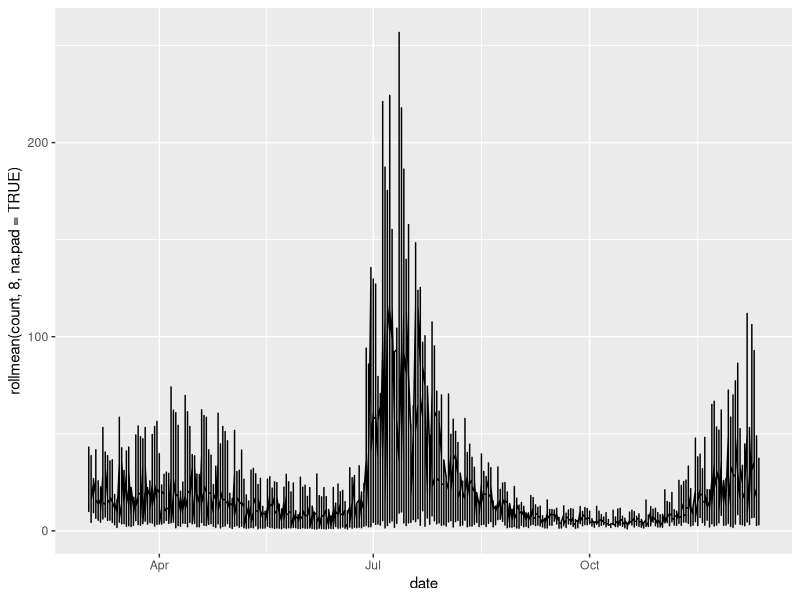
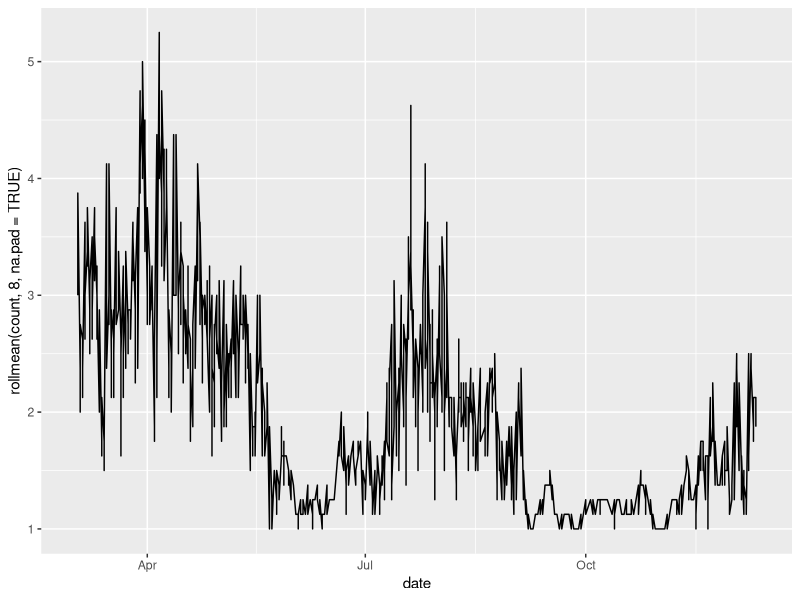
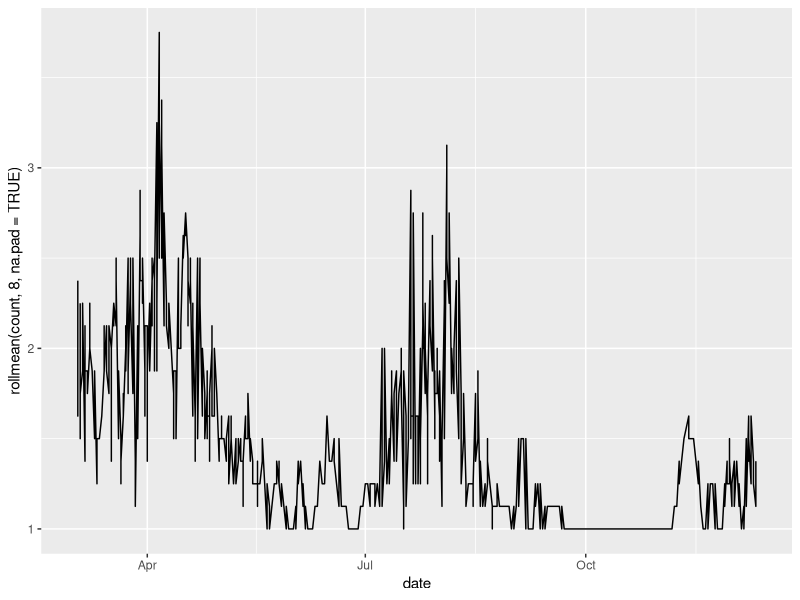
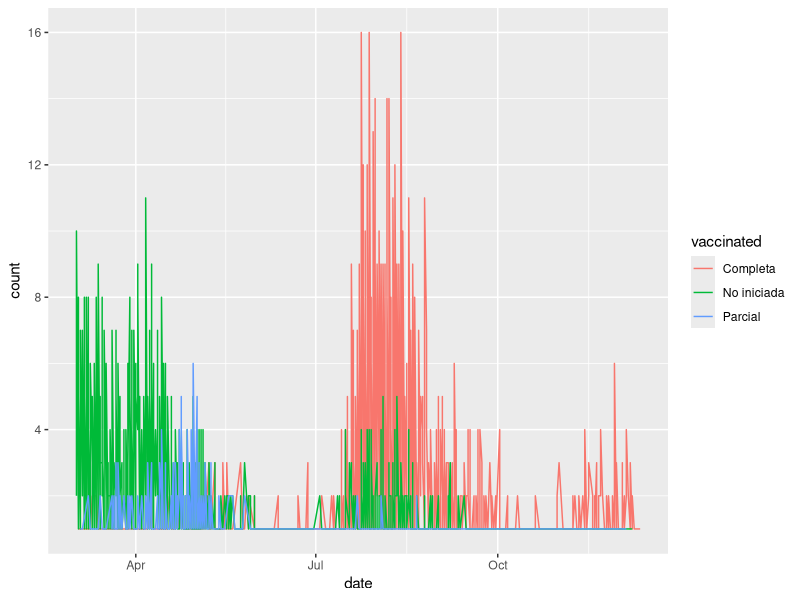
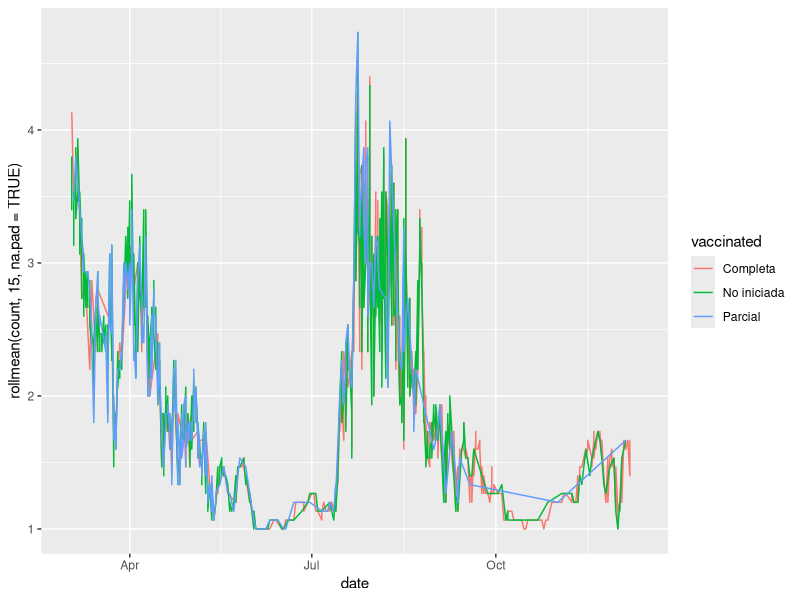

Write the R code that produced these figures, in order. (Note: this script raises an error after producing the figures.)
## ---- chunk 1
knitr::opts_chunk$set(echo = TRUE)
## ---- chunk 2
library("ggplot2")
library("zoo")
## ---- chunk 3
data = read.csv("Impacte_del_COVID.csv", encoding="UTF-8")
df = data
colnames(df) = c("sex", "age", "date", "event", "vaccinated", "count")

df$sex = as.factor(df$sex)               # male, female, NaN
df$age = as.factor(df$age)               # discretizied for some reason
df$event = as.factor(df$event)           # positive, hospitalized, critical (ICU)
df$date = as.Date(df$date,"%d/%m/%Y")    # now in format Year,month,day
df$vaccinated = as.factor(df$vaccinated) # none, partial, full
df$count = as.numeric(df$count)  # this means #count people with these characteristics have been observed on this day
 

# the task asks us to only analyze people older than 30
df = subset(df, age=="30 a 39" | age == "40 a 49" | age == "50 a 59" |
         age == "60 a 69" | age == "70 a 79" | age == "80 o més")

# also only between 1st March 2020 and 12. December 2021
df = subset(df, date>"2021-03-01" | date > "2021-12-12")
dim(df)
## ---- chunk 4
table(df$event) # dependent variable
2166+         839     +     4146 
## ---- chunk 5
table(df$vaccinated)
## ---- chunk 6
ggplot( data = df, aes( date, rollmean(count,8,na.pad=TRUE), vaccinated,
                        ylab="Number of Events")) + geom_line() 
## ---- chunk 7
df_critial_male = df[df$sex=="Home" & df$event=="Crítics",]

ggplot( data = df_critial_male, aes( date, rollmean(count,8,na.pad=TRUE), vaccinated )) + geom_line() 
## ---- chunk 8
df_critial_female = df[df$sex=="Dona" & df$event=="Crítics",]

ggplot( data = df_critial_female, aes( date, rollmean(count,8,na.pad=TRUE), vaccinated )) + geom_line() 
## ---- chunk 9
df_deaths = df[df$event=="Defunció",]
ggplot(df_deaths,aes(x=date,y=count, color=vaccinated)) + geom_line()
## ---- chunk 10
ggplot(df_deaths,aes(x=date,y=rollmean(count,15,na.pad=TRUE), color=vaccinated)) + geom_line()
## ---- chunk 11
# init dataframe for count sums
count_sums = data.frame(matrix(0,ncol=3,nrow=4))

colnames(count_sums) = c("none","partial","full")  # vaccine status
rownames(count_sums) = c("casa","hospital","critical","dead") # event type


for (i in 1:dim(df)[1]){
  content_i = df[i,]
  
  age   = content_i[2]
  vacc  = content_i[5]
  event = content_i[4]
  count = content_i[6]
  
  #  define row and col variable, where count should be increased
  if (event=="Cas") row=1
  if (event=="Hospitalització") row = 2
  if (event=="Crítics") row = 3
  if (event=="Defunció") row = 4
  
  if (vacc=="No iniciada") col =1
  if (vacc=="Parcial") col =2
  if (vacc=="Completa") col =3
  
  count_sums[row,col] = count + count_sums[row,col]
  
}
count_sums

## ---- chunk 12
chisq.test(count_sums)
## ---- chunk 13
expected = matrix(data=0, ncol=3, nrow=4)
total = sum(count_sums)
for (i in 1:4){
  for (j in 1:3){
    expected[i,j] = (rowSums(count_sums)[[i]]*colSums(count_sums)[[j]]) / total
  }
}
count_sums - expected

## ---- chunk 14
counts = data.frame(matrix(0,ncol=5,nrow=4))

rownames(counts) = c("casa","hospital","critical","dead")

dd = df
dd$age = as.numeric(dd$age)

for (i in 1:dim(df)[1]){
  row_i = dd[i,]
  
  age   = row_i[[2]]
  vacc  = row_i[5]
  event = row_i[[4]]
  count = row_i[6]
  
  if (event=="Cas") row=1
  if (event=="Hospitalització") row = 2
  if (event=="Crítics") row = 3
  if (event=="Defunció") row = 4
  
  
  counts[row,age-3] = count + counts[row,age-3]
  # the factor starts to count at 4 for some reason
  
}

## ---- chunk 15
chisq.test(counts)

## ---- chunk 16
#install.packages("nnet")
library(nnet)

multinom_model  = multinom(event~vaccinated,data=df)
summary(multinom_model)

## ---- chunk 17
poisson_model = glm(count~sex+age+vaccinated, family="poisson", data=df_deaths)
summary(poisson_model)
## ---- chunk 18
# define critical case as anything worse than being positive and quarantined ("Cas")
df$severe = as.numeric(! df$event=="Cas")

# now we would need to multiply the rows by count to fit this in a regular way i think
df_enrolled = df[rep(row.names(df),df$count),]

## ---- chunk 19
print("sanity check: ")
      dim(df_enrolled)[1] == sum(df$count) # sanity check
## ---- chunk 20
logReg = glm(severe ~ age + vaccinated + sex, data=df_enrolled, family=binomial(link='logit'))

summary(logReg)
